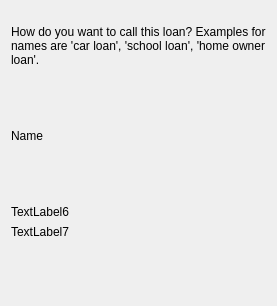
    <widget class="QWidget" name="m_namePage">
      <attribute name="title">
        <string>Name of the loan</string>
      </attribute>
      <layout class="QVBoxLayout">
        <item>
          <widget class="QLabel" name="TextLabel4_2">
            <property name="text">
              <string>
How do you want to call this loan? Examples for names are 'car loan', 'school loan', 'home owner loan'.</string>
            </property>
            <property name="alignment">
              <set>Qt::AlignTop</set>
            </property>
            <property name="wordWrap">
              <bool>true</bool>
            </property>
          </widget>
        </item>
        <item>
          <spacer name="Spacer15_2">
            <property name="sizeHint">
              <size>
                <width>16</width>
                <height>56</height>
              </size>
            </property>
            <property name="sizeType">
              <enum>QSizePolicy::Expanding</enum>
            </property>
            <property name="orientation">
              <enum>Qt::Vertical</enum>
            </property>
          </spacer>
        </item>
        <item>
          <layout class="QHBoxLayout">
            <property name="margin">
              <number>0</number>
            </property>
            <property name="spacing">
              <number>6</number>
            </property>
            <item>
              <widget class="QLabel" name="TextLabel5">
                <property name="text">
                  <string>Name</string>
                </property>
                <property name="wordWrap">
                  <bool>false</bool>
                </property>
              </widget>
            </item>
            <item>
              <widget class="kMyMoneyLineEdit" name="m_nameEdit"/>
            </item>
          </layout>
        </item>
        <item>
          <spacer name="Spacer19">
            <property name="sizeHint">
              <size>
                <width>16</width>
                <height>56</height>
              </size>
            </property>
            <property name="sizeType">
              <enum>QSizePolicy::Expanding</enum>
            </property>
            <property name="orientation">
              <enum>Qt::Vertical</enum>
            </property>
          </spacer>
        </item>
        <item>
          <widget class="QLabel" name="m_generalReceiverText">
            <property name="text">
              <string comment="KDE::DoNotExtract">TextLabel6</string>
            </property>
            <property name="wordWrap">
              <bool>false</bool>
            </property>
          </widget>
        </item>
        <item>
          <layout class="QHBoxLayout">
            <item>
              <widget class="QLabel" name="m_receiverLabel">
                <property name="text">
                  <string comment="KDE::DoNotExtract">TextLabel7</string>
                </property>
                <property name="wordWrap">
                  <bool>false</bool>
                </property>
              </widget>
            </item>
            <item>
              <widget class="KMyMoneyPayeeCombo" name="m_payeeEdit"/>
            </item>
          </layout>
        </item>
        <item>
          <spacer name="Spacer21">
            <property name="sizeHint">
              <size>
                <width>16</width>
                <height>56</height>
              </size>
            </property>
            <property name="sizeType">
              <enum>QSizePolicy::Expanding</enum>
            </property>
            <property name="orientation">
              <enum>Qt::Vertical</enum>
            </property>
          </spacer>
        </item>
      </layout>
    </widget>
